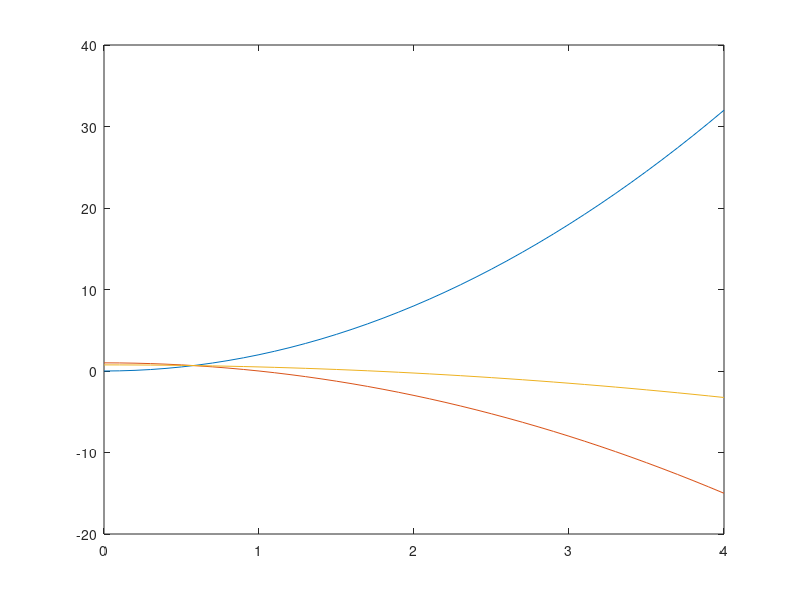

The MATLAB source for this figure:
% Scipt to help in solving problem in book named "Fundamentals of Physics", 
% Edition 2, PWN
% Halloday, Resick, Walker
% Problem 11 on 312 page, Volume 1

clc;                %% Clear all console
clear;              %% Clear all variables 

%First particle
mass1 = 0.5;
r10 = 0+0i
force1 = 2+3i;

%Second particle
mass2 = 1.5;
r20 = 1 + 2i;
force2 = -3 - 2i;

%Particles Acceleration
a1 = force1/mass1;
a2 = force2/mass2;

%Particles move in time = 0:4;
time = 0:0.1:4;

for(i = 1:length(time) )
r1(i) = r10 + 1/2*a1*time(i)^2;
r2(i) = r20 + 1/2*a2*time(i)^2;
endfor

rsm = (r1 * mass1 + r2 *mass2)/(mass1+mass2)
plot(time,r1);
hold on;
plot(time,r2);
plot(time,rsm);